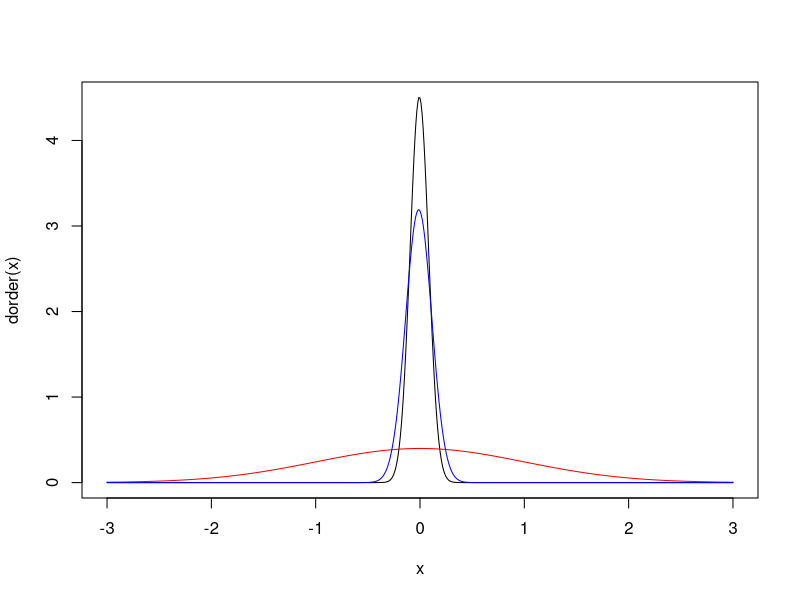
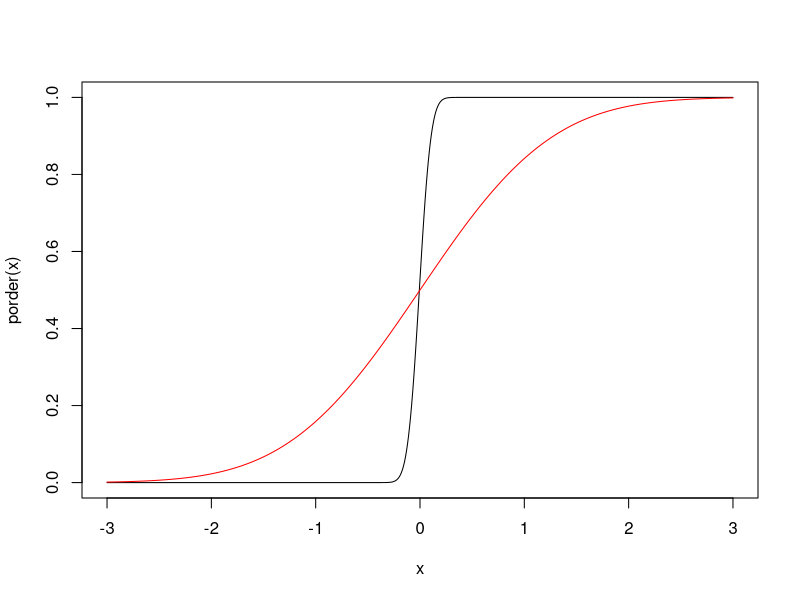
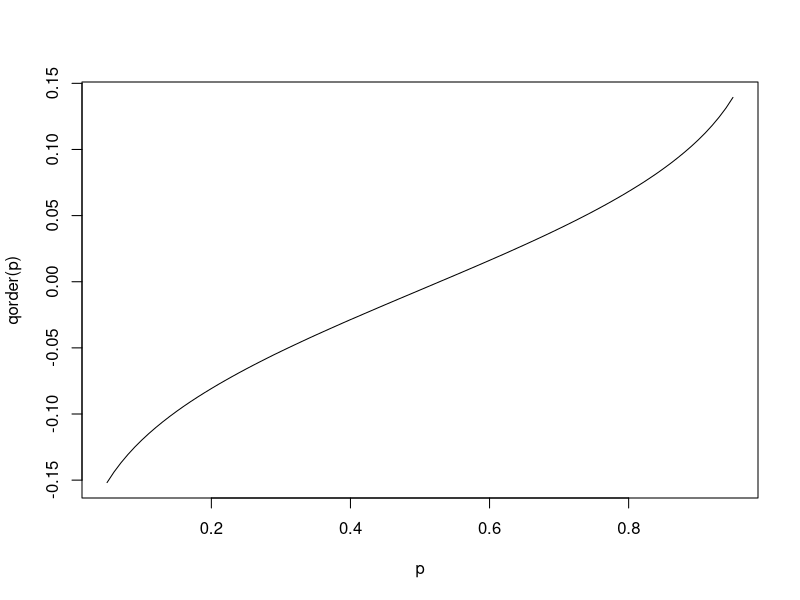
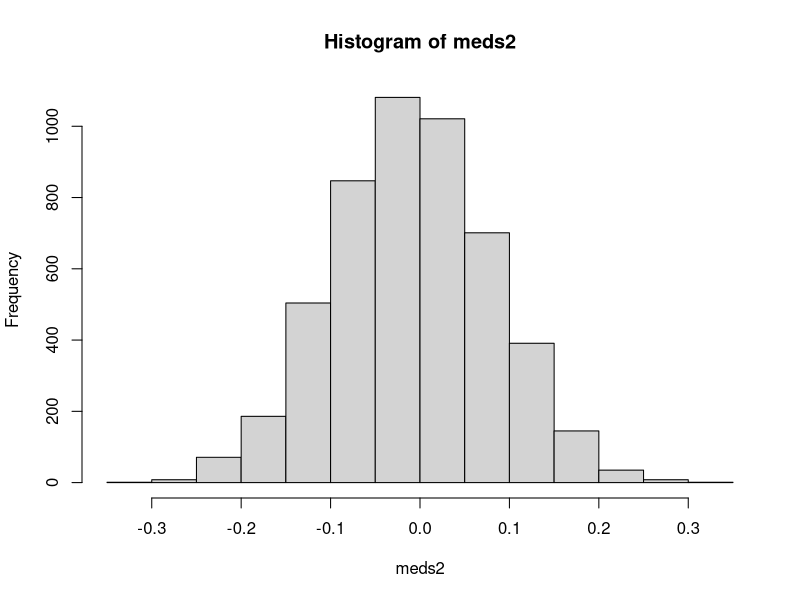
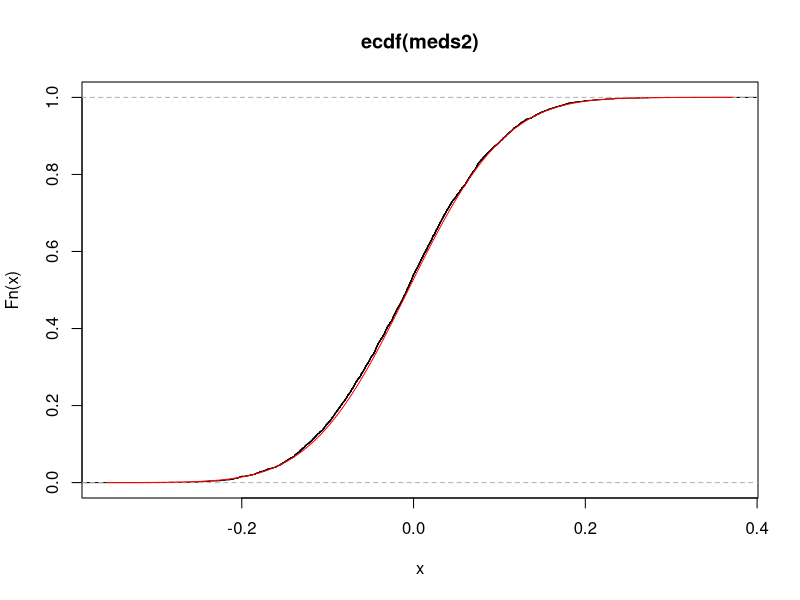
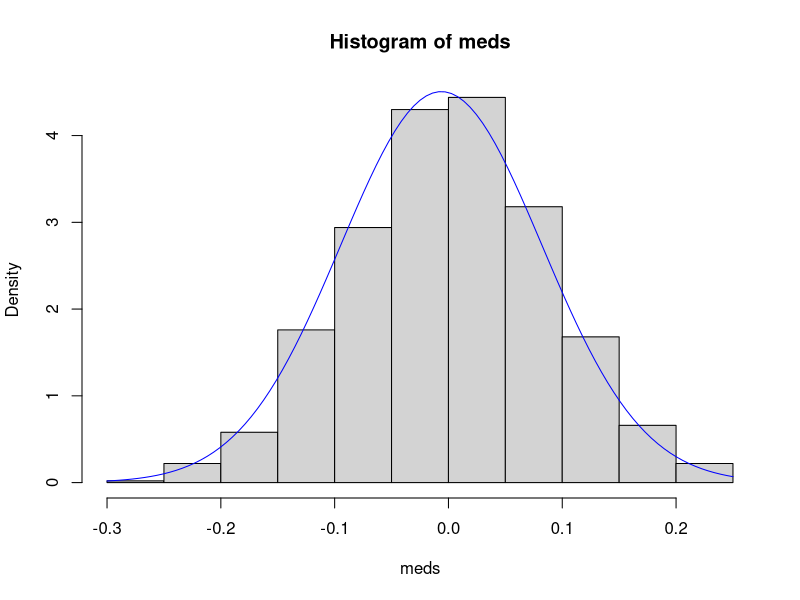
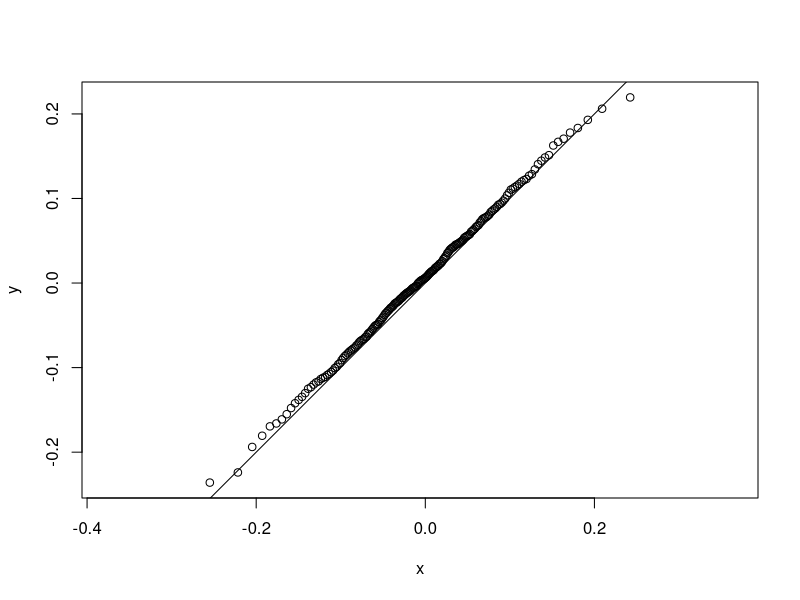
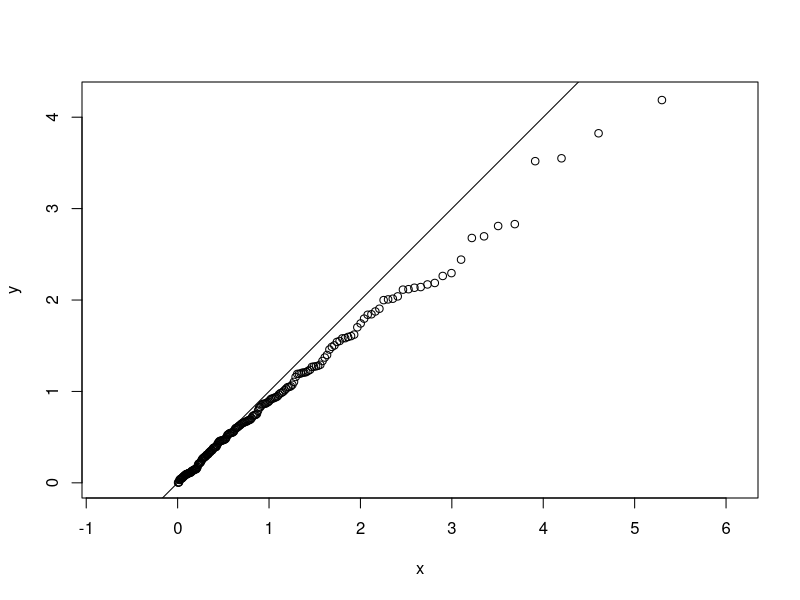

Write R code to recreate these figures, in order.
## ---- chunk 1

knitr::knit_hooks$set(inline = function(x) { knitr:::format_sci(x, 'md')})
knitr::opts_chunk$set(echo = TRUE, cache = TRUE)

# This section loads necessary R libraries and sources scripts that define 
# useful functions format_md.

library(viridis)
library(ggplot2)
library(tidyverse)

## ---- chunk 2
#lowercase f probability density function
#density function PDF
N = 200
median(rnorm(N, mean = 0, sd = 1)) #create a normal function

dorder <- function(x,k=100,n=N){
  k*
  choose(n,k)*
  (pnorm(x, mean = 0, sd = 1))^(k-1)*
  (1-pnorm(x, mean = 0, sd = 1))^(n-k)*
  dnorm(x)
}

x <- seq(-3, 3, by = 0.01)
plot(x,dorder(x), type = "l")
lines(x, dnorm(x), col= "red") #DENSITY OF x for a standard normal. black line is density of the median statistic for a random normal distribution.
lines(x, dorder(x, k = 50, n = 100), col = "blue")
## ---- chunk 3
#uppercase F is CDF
#probability function
#p function probability of that value or to the left of it
porder <- function(x, k = 100, n = 200){
  pbinom(k-1, n, pnorm(x, mean = 0, sd = 1), lower.tail = FALSE)
}

x <- seq(-3, 3, by = 0.01)
plot(x, porder(x), type = "l")
lines(x, pnorm(x), col= "red") #DENSITY OF x for a standard normal. black line is density of the median statistic for a random normal distribution.


## ---- chunk 4
#quantile function
g <- function (x,pf,p) pf(x) - p
qorder <- function(p){
  out <- p
  for(i in seq_along(p)){
    out[i] <- uniroot(g, c(-100,100), pf = porder, p = p[i])$root
  }
  out
}

p <- seq(0.05, 0.95, by = 0.01)
plot(p,qorder(p), type = "l")

## ---- chunk 5
meds <- c()
for (i in 1:1000) {
  meds[i] <- median(rnorm(N))
}

meds2 <- qorder(runif(5000)) #generating medians using q function
hist(meds2)
plot(ecdf(meds2))
#plot(ecdf(meds), add = TRUE, col = "blue")
curve(porder(x), add=TRUE, col = "red")

## ---- chunk 6
hist(meds, freq = FALSE)
curve(dorder(x), add = TRUE, col = "blue")
## ---- chunk 7
p <- ppoints(200)
x <- qorder(p)
y <- quantile(meds, probs = p)

plot(x,y, asp = 1)
abline(0,1)
## ---- chunk 8
random_sample <- rexp(200 )
q_candidate <- qexp

x <- q_candidate((1:200)/200)
y <- quantile(random_sample, probs = (1:200)/200)

plot(x,y, asp = 1)
abline(0,1)
## ---- chunk 9
random_sample <- meds
q_candidate <- qorder
pp <- ppoints(N)
x <- q_candidate(pp)
y <- quantile(random_sample, probs = pp)

plot(x[1:(N-1)], y[1:(N-1)], asp = 1, xlab = "Theoretical quantile", ylab = "Sample quantile")
abline(0,1)

## ---- chunk 10
random_sample <- rt(200, df = 3)
q_candidate <- qnorm

x <- q_candidate((1:200)/200)
y <- quantile(random_sample, probs = (1:200)/200)


plot(x,y, asp = 1, xlab = "Theoretical quantile", ylab = "Sample quantile")
abline(0,1)

## ---- chunk 11
random_sample <- rt(200, df = 3)
q_candidate <- qnorm

x <- q_candidate((1:200)/200)
y <- quantile(random_sample, probs = (1:200)/200)

plot(x,y, asp = 1)
abline(0,1)
## ---- chunk 12
dorder <- function(x, k, n, dist = "norm", ...){
  
  pf <- get(paste0("p", dist))
  df <- get(paste0("d", dist))

# Slide 50 of transformations & order-statistics  
  k*
    choose(n, k)*
    pf(x, ...)^(k-1)*
    (1-pf(x, ...))^(n-k)*
    df(x, ...)
}

porder <- function(x, k, n, dist = "norm", ...){
  pf <- get(paste0("p", dist))

# Slide 54 of transformations & order-statistics  
  pbinom(k-1, n, pf(x, ...), lower.tail = FALSE)
}

qorder <- function(p, k, n, dist = "norm", ...){
  out <- p
  for(i in seq_along(p)){
    out[i] <- uniroot(function(x){porder(x, k, n, dist, ...) - p[i]}, c(-100,100))$root
  }
  out
}
## ---- chunk 13
N <- 200
M <- 5000
out <- array(rnorm(M*N), c(M,N))
maxs <- apply(out,1,max)

p <- ppoints(200)
x <- qorder(p, 200, 200)
y <- quantile(maxs, probs = p)

plot(x, y, asp = 1, xlab = "Theoretical quantile", ylab = "Sample quantile")
abline(0,1)
## ---- chunk 14
dorder <- function(x, k, n, dist = "norm", ...){
  
  pf <- get(paste0("p", dist))
  df <- get(paste0("d", dist))

# Slide 50 of transformations & order-statistics  
  k*
  choose(n,k)*
  (pf(x, ...))^(k-1)*
  (1-pf(x, ...))^(n-k)*
  df(x)
}


porder <- function(x, k, n, dist = "norm", ...){
  pf <- get(paste0("p", dist))

# Slide 54 of transformations & order-statistics  
  pbinom(k-1, n, pf(x, ...), lower.tail = FALSE)
}

qorder <- function(p, k, n, dist = "norm", ...){
  out <- p
  for(i in seq_along(p)){
    out[i] <- uniroot(function(x){porder(x, k, n, dist, ...) - p[i]}, c(-100,100))$root
  }
  out
}
## ---- chunk 15
curve(porder(x, 1, 200), -5,0, ylab = "Probability", xlab = "Minimum")
curve(dorder(x, 1, 200), -5,0, ylab = "Density", xlab = "Minimum")
